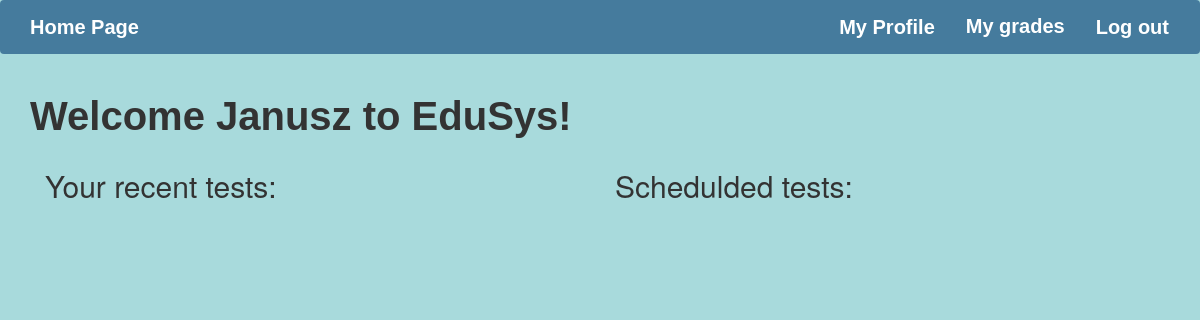
/ (signed in), run on an earlier commit of the app's database.
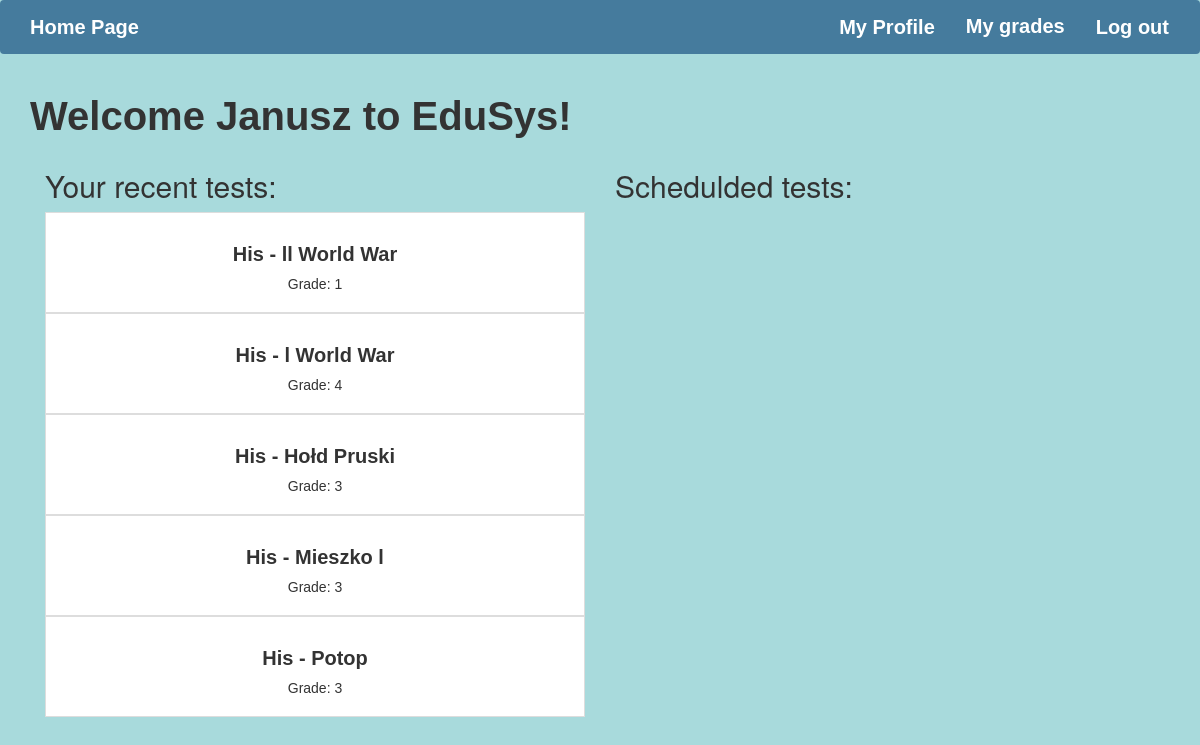
And on a later commit of the database.
### teacher/models.py (models this page shows, shortened)
class Tests(models.Model):
    teacher = models.ForeignKey(Teacher,on_delete=models.CASCADE, null = True)
    desc = models.CharField(max_length = 50, null = True)
    student = models.ForeignKey(Student, on_delete = models.CASCADE, null = True)
    subject = models.CharField(max_length=10, choices=SUBJECTS, null = True)
    classes = models.ForeignKey(Classes, on_delete = models.CASCADE, null = True)
    created_at = models.DateTimeField(auto_now=True)
    planned = models.DateField(null = True)
    class Grades(models.IntegerChoices):
        F = 1
        E = 2
        D = 3
        C = 4
        B = 5
        A = 6
    grade = models.IntegerField(choices = Grades.choices, null = True)
    class Meta:
        ordering = ["-created_at"]

class Teacher(models.Model):
    user = models.OneToOneField(User, on_delete=models.CASCADE)
    teacher = models.BooleanField(default=False)
    subject = models.CharField(max_length=10, choices=SUBJECTS)
    form_teacher = models.CharField(max_length = 5, blank = True ,default = False)
    classes = models.ManyToManyField(Classes, related_name='teacher_classes')

### SchoolSystem/views.py (the view, shortened to what this page needs)
# urls.py: path('', views.HomePage.as_view(), name = 'home'),
class HomePage(WhichUserMixin, FormView):
    model = Tests
    form_class = TestForm
    success_url = reverse_lazy('home')
    def get_template_names(self):
        if self.current_teacher:
            return ['teacher_index.html']
        elif self.current_student:
            return['student_index.html']
        else:
            return ['index.html']
    def get_context_data(self,**kwargs):
        context = super().get_context_data(**kwargs)
        if self.current_teacher:
            tests = Tests.objects.filter(grade = None, teacher = self.current_teacher, planned__lte=datetime.date(datetime.now()))
            ungraded_tests = tests.values_list('classes', 'desc')
            list(ungraded_tests)
            ungraded_tests_classes = []
            for tup in ungraded_tests:
                if tup not in ungraded_tests_classes:
                    ungraded_tests_classes.append(tup)
            ungraded_tests = []
            for tup in ungraded_tests_classes:
                ungraded_tests.append(Tests.objects.filter(grade = None, teacher = self.current_teacher, classes = tup[0], desc = tup[1]).first())
            context['ungraded_tests'] = ungraded_tests[:5]
            tests = Tests.objects.filter(grade = None, teacher = self.current_teacher, planned__gte=datetime.date(datetime.now()))
            ungraded_tests = tests.values_list('classes', 'desc')
            list(ungraded_tests)
            ungraded_tests_classes = []
            for tup in ungraded_tests:
                if tup not in ungraded_tests_classes:
                    ungraded_tests_classes.append(tup)
            ungraded_tests = []
            for tup in ungraded_tests_classes:
                ungraded_tests.append(Tests.objects.filter(grade = None, teacher = self.current_teacher, classes = tup[0], desc = tup[1]).first())
            context['planned_tests'] = ungraded_tests[:5]
        elif self.current_student:
            planned_tests = Tests.objects.all().filter(planned__gte=datetime.date(datetime.now()), student = self.current_student)
            last_tests = Tests.objects.all().filter(grade__isnull = False, student = self.current_student)
            context['planned_tests'] = planned_tests
            context['last_tests'] = last_tests[:5]
            context['subjects'] =['English','Maths','PE','History','Biology','Physics']
        return context

### SchoolSystem/views.py (called while the page is built)
    def get_context_data(self, **kwargs):
        context = super().get_context_data(**kwargs)
        context['current_teacher'] = self.current_teacher
        context['current_student'] = self.current_student
        if self.current_teacher:
            classes = self.current_teacher.classes.all()
            context['classes'] = list(classes)
        return context

### students/templates/student_index.html (shortened to what this page needs)
{% extends "base.html" %}
{% block content %}
    <h1>Welcome {{user.first_name}} to EduSys!</h1>
    <div class="col-md-6">
    <h2> Your recent tests: </h2>
    {% for test in last_tests %}
      <div id="teacher" class="clear">
        <div class="test">
            <h3>{{test.teacher.subject}} - {{test.desc}}</h3>
            <p>Grade: {{test.grade}}</p>
        </div>
        </div>
  {% endfor %}
  </div>
    <div class="col-md-6">
    <h2> Schedulded tests: </h2>
    </div>
{% endblock %}

What changed in the data, as far as the page shows it:
now on this page (row edited): Tests: teacher.subject "His", desc "ll World War", grade "1"
now on this page (row edited): Tests: teacher.subject "His", desc "l World War", grade "4"
now on this page (row edited): Tests: teacher.subject "His", desc "Hołd Pruski", grade "3"
added Tests: teacher.subject "His", desc "Mieszko l", grade "3"
added Tests: teacher.subject "His", desc "Potop", grade "3"
